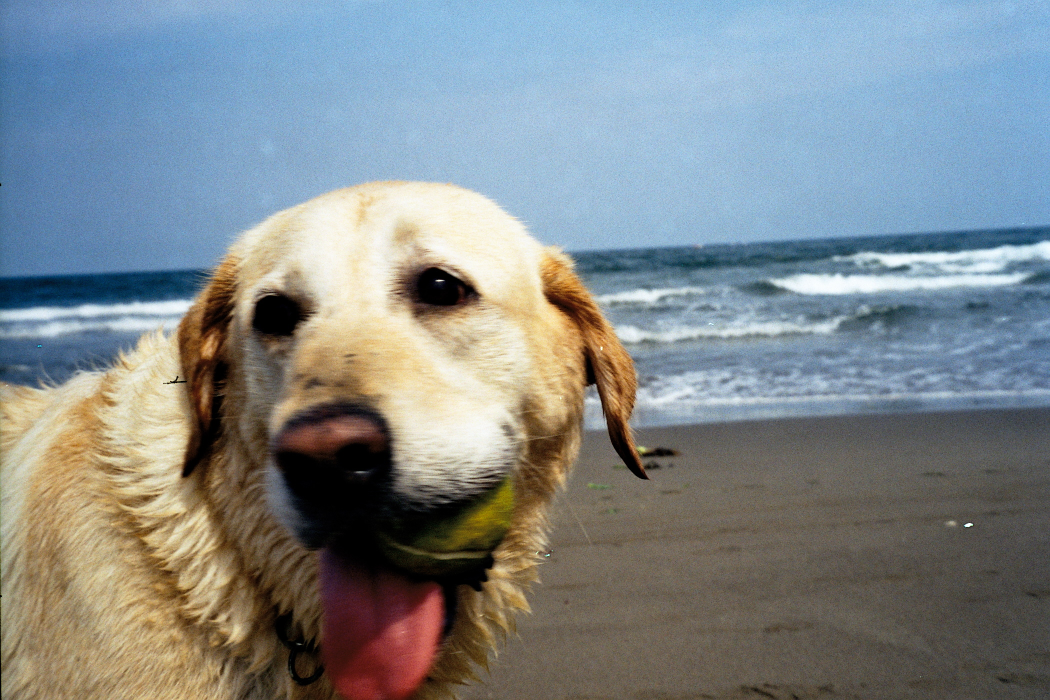
#> input picture proyecto-final/original_images/010_10.JPG, 2100 x 1400 px (shown at 1/2 size); its folder holds only this picture in this run
$ python main.py
#> lines starting #> are read from the running program, lines starting #| are printed output that depends on the picture; after the words box and inside, x2 and y2 are one past the last pixel; in counts of white or black regions, pixels touching at a corner belong together
### proyecto-final/noise.py
import numpy as np
import random

def sp_noise(image, prob):
    output = np.zeros(image.shape,np.uint8)
    thres = 1 - prob
    for i in range(image.shape[0]):
        for j in range(image.shape[1]):
            rdn = random.random()
            if rdn < prob:
                output[i][j] = 0
            elif rdn > thres:
                output[i][j] = 255
            else:
                output[i][j] = image[i][j]
    return output

### proyecto-final/graph.py
import networkx as nx

def create_graph(image):
    # Create grid
    height, width = image.shape
    G = nx.grid_2d_graph(height, width)
    G = G.to_directed()
    # Add source and sink
    G.add_node(0) # Sink
    G.add_node(1) # Source
    nodes = [node for node in G.nodes()]
    # Add edges for source and sink and attributes
    for node in nodes:
        if isinstance(node, tuple):
            if image[node[0]][node[1]] == 0:
                G.node[node].update({'value': 0})
            else:
                G.node[node].update({'value': 1})
            G.add_edge(node, 0, capacity = 0)
            G.add_edge(1, node, capacity = 0)
        else:
            if node == 0:
                G.node[node].update({'value': 0})
            else:
                G.node[node].update({'value': 1})
    return G

# [33 lines left out: functions add_costs, recover_image, not called in this run]

### proyecto-final/main.py
from __future__ import division
from noise import sp_noise
from graph import create_graph, add_costs, recover_image
import matplotlib.pyplot as plt
import networkx as nx
import numpy as np
import random
import cv2
import os.path
import glob

# Sort paths for binarization
folder_name = "./original_images/"
binary_folder_name = "./binary_images/"
noise_folder_name = "./noisy_images/"
clean_folder_name = "./clean_images/"
data_path = os.path.join(folder_name,'*G')
G_files = glob.glob(data_path)
data_path = os.path.join(folder_name,'*g')
g_files = glob.glob(data_path)
files = g_files + G_files

# Parameters for image size and noise:
width_objective = 150
noise_percentage = .1
pairwise_cost = 1
unary_matching_cost_source = .9
unary_matching_cost_sink = .9
unary_nonmatching_cost_source = 1
unary_nonmatching_cost_sink = 1

# Loop over all images to resize and binarize:
for image_name in files:
    # Read
    image = cv2.imread(image_name)
#> image is the input picture: shape (1400, 2100, 3); mean B, G, R 139.6, 136.8, 129
    # Resize
    ratio = width_objective / image.shape[1]
#> ratio = 0.0714
    dim = (width_objective, int(image.shape[0] * ratio))
#> dim = (150, 100)
    height, width = image.shape[:2]
#> height = 1400; width = 2100
    small = image
    if width_objective < width:
        small = cv2.resize(small, dim)
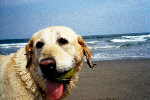
#> small: shape (100, 150, 3); mean B, G, R 139.8, 137.1, 129.3
    # Convert to grayscale
    gray = cv2.cvtColor(small, cv2.COLOR_BGR2GRAY)
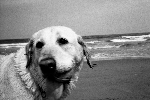
#> gray: shape (100, 150); min 0, max 252, mean 135
    # Convert to binary
    ret, binary_image = cv2.threshold(gray, 127, 255, cv2.THRESH_BINARY)
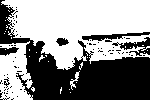
#> binary_image: shape (100, 150); 56.3% white; 74 black regions (68 under 20 px), largest, box (x1, y1, x2, y2) and area: (0, 0, 150, 100) 5675, (112, 37, 150, 56) 262, (82, 32, 150, 41) 256, (0, 47, 19, 56) 107, (56, 38, 69, 46) 70, (4, 77, 10, 88) 26
    # Save binary image
    binarized_image_name = image_name.replace(folder_name, binary_folder_name)
    cv2.imwrite(binarized_image_name, binary_image)
    # Add noise:
    noisy_image = sp_noise(binary_image, noise_percentage)
#> after the loop in sp_noise, `for i in range(image.shape[0]):`:
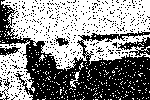
#> output: shape (100, 150); 54.6% white; 476 black regions (471 under 20 px), largest, box (x1, y1, x2, y2) and area: (0, 0, 150, 100) 5551, (118, 37, 150, 56) 248, (0, 47, 21, 56) 105, (55, 36, 69, 46) 69, (0, 77, 10, 100) 51
    # Save noisy image
    noisy_image_name = image_name.replace(folder_name, noise_folder_name)
    cv2.imwrite(noisy_image_name, noisy_image)
    G = create_graph(noisy_image)
#> (the run stopped early here; a loop or call above may not have finished)

$ run again, on proyecto-final/original_images/034_34.JPG
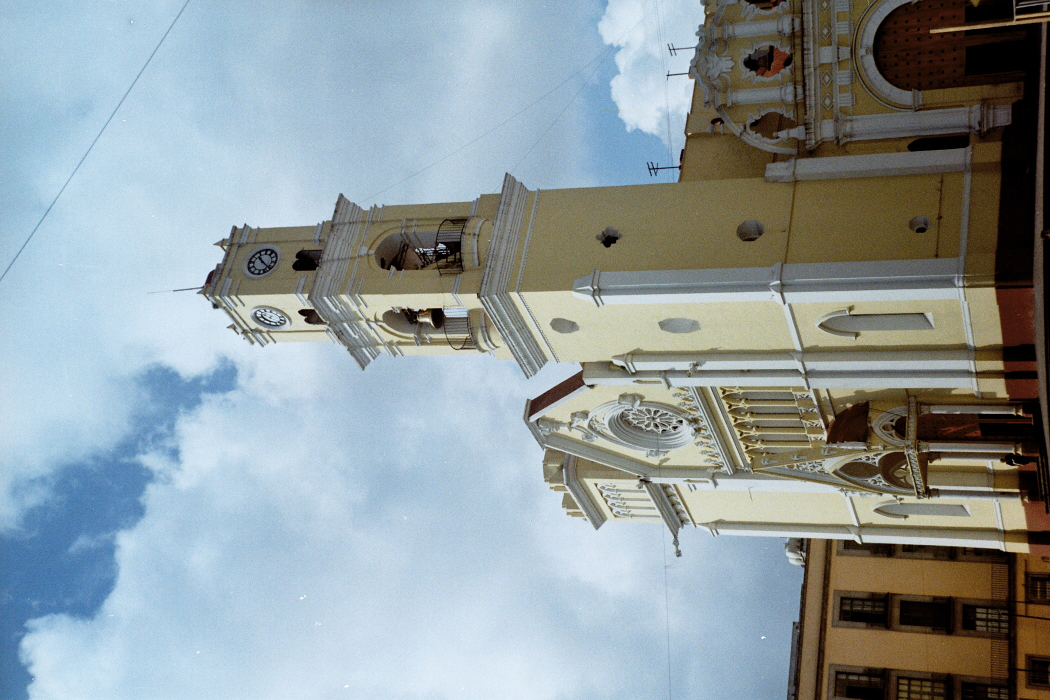
#> input picture proyecto-final/original_images/034_34.JPG, 2100 x 1400 px (shown at 1/2 size)
#> image is the input picture: shape (1400, 2100, 3); mean B, G, R 158.9, 155.3, 144.1
#> `ret, binary_image = cv2.threshold(gray, 127, 255, cv2.THRESH_BINARY)`:
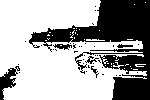
#> binary_image: shape (100, 150); 64.7% white; 39 black regions (33 under 20 px), largest, box (x1, y1, x2, y2) and area: (29, 0, 150, 100) 4791, (0, 66, 20, 100) 277, (53, 44, 72, 50) 66, (85, 56, 99, 64) 40, (117, 44, 133, 48) 38, (91, 66, 99, 78) 29
#> after the loop in sp_noise, `for i in range(image.shape[0]):`:
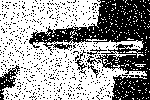
#> output: shape (100, 150); 61.3% white; 579 black regions (573 under 20 px), largest, box (x1, y1, x2, y2) and area: (29, 0, 150, 100) 4466, (0, 65, 20, 100) 257, (75, 50, 87, 75) 73, (87, 56, 101, 65) 44, (87, 47, 107, 55) 42, (88, 65, 99, 78) 38

$ run again, on proyecto-final/original_images/035_35.JPG
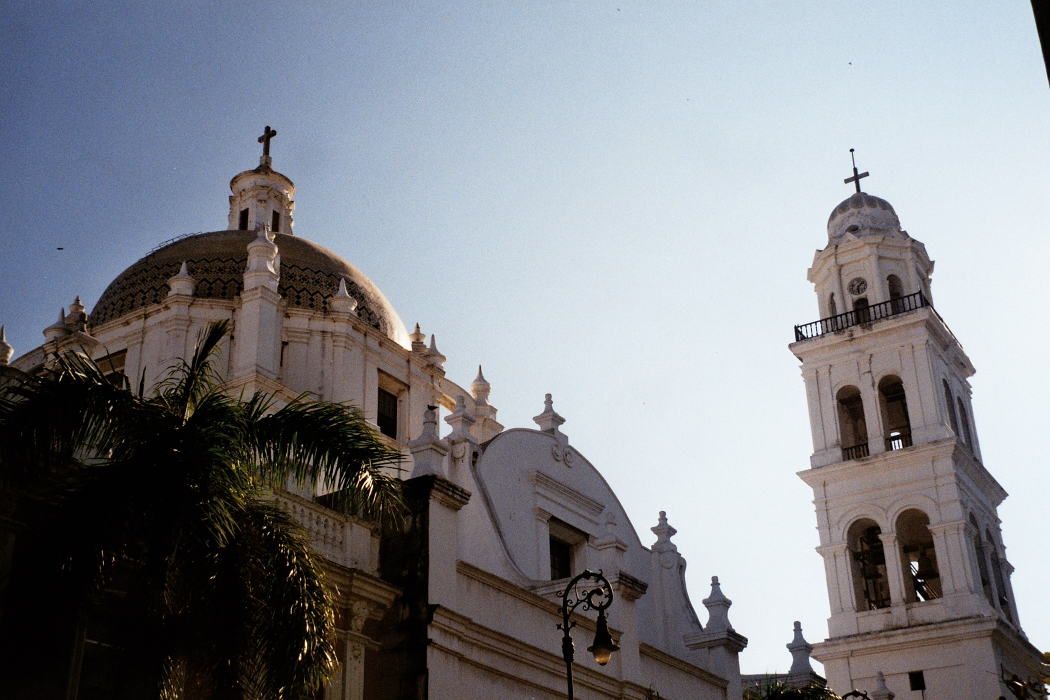
#> input picture proyecto-final/original_images/035_35.JPG, 2100 x 1400 px (shown at 1/2 size)
#> image is the input picture: shape (1400, 2100, 3); mean B, G, R 138.9, 132.8, 130.5
#> `ret, binary_image = cv2.threshold(gray, 127, 255, cv2.THRESH_BINARY)`:
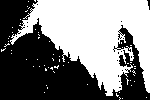
#> binary_image: shape (100, 150); 49.9% white; 61 white regions (60 under 20 px), largest, box (x1, y1, x2, y2) and area: (10, 0, 150, 96) 7360
#> after the loop in sp_noise, `for i in range(image.shape[0]):`:
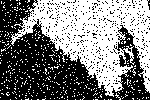
#> output: shape (100, 150); 49.8% white; 426 white regions (425 under 20 px), largest, box (x1, y1, x2, y2) and area: (10, 0, 150, 97) 6708
